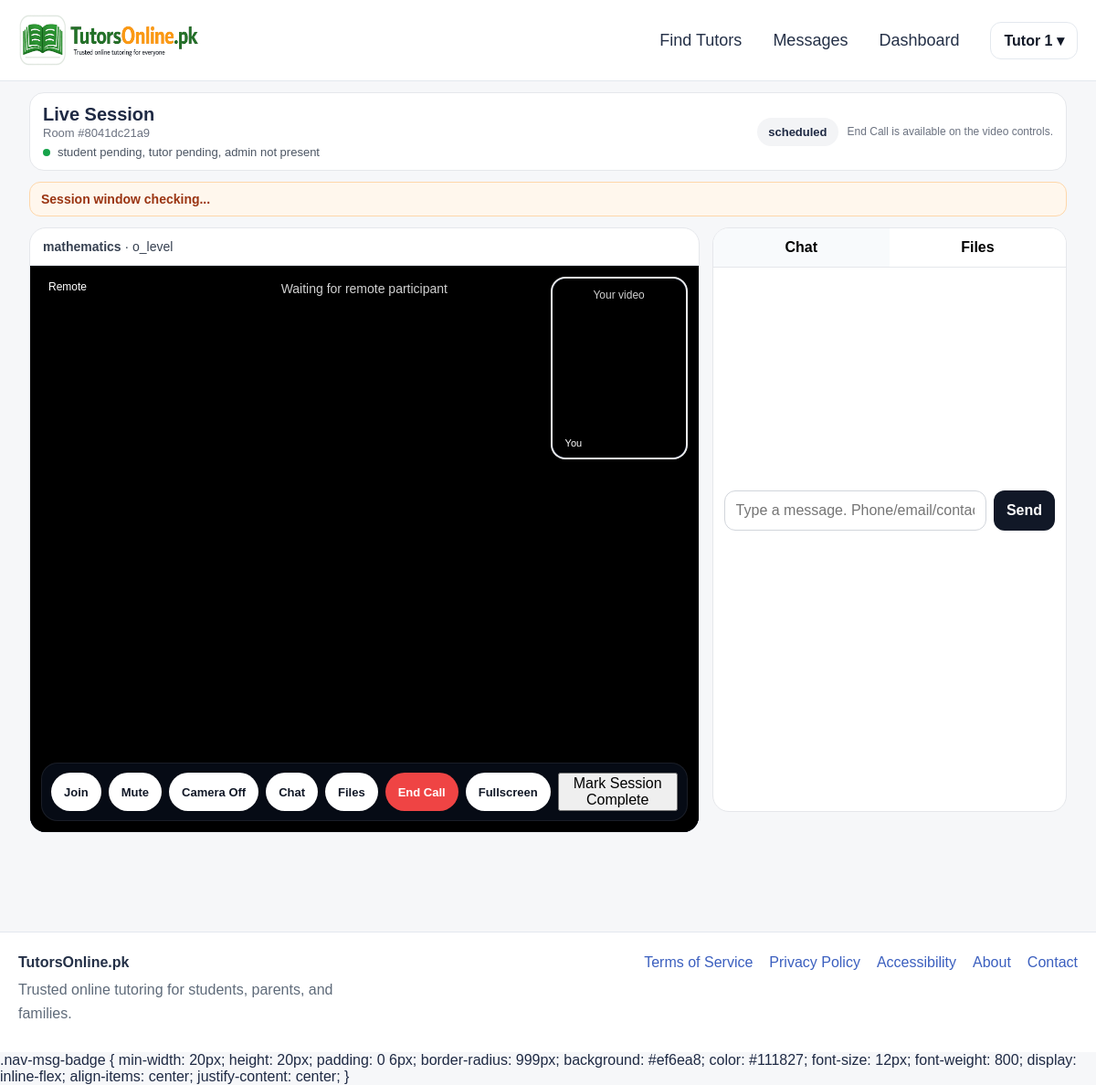
The app's page /live/16 (signed in) with its own data.
### app.py (models this page shows, shortened)
class User(UserMixin, db.Model):
    id = db.Column(db.Integer, primary_key=True)
    email = db.Column(db.String(120), unique=True, nullable=False)
    password_hash = db.Column(db.String(255), nullable=False)
    role = db.Column(db.String(20), nullable=False, default="student")
    full_name = db.Column(db.String(120), nullable=False)
    public_name = db.Column(db.String(120), nullable=False)
    qualification = db.Column(db.String(120), default="")
    subjects = db.Column(db.String(255), default="")
    class_levels = db.Column(db.String(255), default="")
    experience_years = db.Column(db.Integer, default=0)
    bio = db.Column(db.Text, default="")
    degree_title = db.Column(db.String(255), default="")
    degree_major = db.Column(db.String(255), default="")
    degree_institution = db.Column(db.String(255), default="")
    degree_year = db.Column(db.String(50), default="")
    degree_grade = db.Column(db.String(50), default="")
    previous_path_choice = db.Column(db.String(50), default="")
    mphil_title = db.Column(db.String(255), default="")
    mphil_major = db.Column(db.String(255), default="")
    mphil_institution = db.Column(db.String(255), default="")
    mphil_year = db.Column(db.String(50), default="")
    mphil_grade = db.Column(db.String(50), default="")
    mphil_additional_note = db.Column(db.String(255), default="")
    masters_title = db.Column(db.String(255), default="")
    masters_major = db.Column(db.String(255), default="")
    masters_institution = db.Column(db.String(255), default="")
    masters_year = db.Column(db.String(50), default="")
    masters_grade = db.Column(db.String(50), default="")
    masters_additional_note = db.Column(db.String(255), default="")
    bachelor_title = db.Column(db.String(255), default="")
    bachelor_major = db.Column(db.String(255), default="")
    bachelor_institution = db.Column(db.String(255), default="")
    bachelor_year = db.Column(db.String(50), default="")
    bachelor_grade = db.Column(db.String(50), default="")
    bachelor_additional_note = db.Column(db.String(255), default="")
    inter_program = db.Column(db.String(100), default="")
    inter_institution = db.Column(db.String(255), default="")
    inter_grade = db.Column(db.String(50), default="")
    inter_year = db.Column(db.String(50), default="")
    matric_program = db.Column(db.String(100), default="")
    matric_institution = db.Column(db.String(255), default="")
    matric_grade = db.Column(db.String(50), default="")
    matric_year = db.Column(db.String(50), default="")
    gender = db.Column(db.String(50), default="")
    city = db.Column(db.String(120), default="")
    main_subject = db.Column(db.String(120), default="")
    additional_subjects = db.Column(db.String(255), default="")
    student_level = db.Column(db.String(120), default="")
    student_subject_needed = db.Column(db.String(120), default="")
    preferred_tutor_gender = db.Column(db.String(50), default="")
    learning_mode = db.Column(db.String(50), default="")
    teaching_mode = db.Column(db.String(50), default="")
    hourly_rate = db.Column(db.Integer, default=0)
    mobile_number = db.Column(db.String(40), default="")
    cnic_number = db.Column(db.String(40), default="")
    profile_image = db.Column(db.String(255), default="")
    degree_file = db.Column(db.String(255), default="")
    additional_qualification_level = db.Column(db.String(80), default="")
    additional_qualification_title = db.Column(db.String(255), default="")
    additional_qualification_major = db.Column(db.String(255), default="")
    additional_qualification_institution = db.Column(db.String(255), default="")
    additional_qualification_year = db.Column(db.String(50), default="")
    additional_qualification_grade = db.Column(db.String(50), default="")
    additional_qualification_file = db.Column(db.String(255), default="")
    demo_video_url = db.Column(db.String(255), default="")
    demo_video_file = db.Column(db.String(255), default="")
    modest_profile = db.Column(db.Boolean, default=False)
    audio_only = db.Column(db.Boolean, default=False)
    is_active_user = db.Column(db.Boolean, default=True)
    is_verified_tutor = db.Column(db.Boolean, default=False)
    profile_stage = db.Column(db.String(40), default="basic_complete")
    verification_submitted_at = db.Column(db.DateTime)
    approved_at = db.Column(db.DateTime)
    rejected_at = db.Column(db.DateTime)
    admin_review_note = db.Column(db.Text, default="")
    is_public_tutor = db.Column(db.Boolean, default=False)
    tutor_category = db.Column(db.String(80), default="")
    bonus_credits = db.Column(db.Integer, default=0)
    total_earnings_pkr = db.Column(db.Integer, default=0)
    monthly_earnings_pkr = db.Column(db.Integer, default=0)
    sessions_completed = db.Column(db.Integer, default=0)
    rating_avg = db.Column(db.Float, default=0.0)
    rating_count = db.Column(db.Integer, default=0)
    credits_balance = db.Column(db.Integer, default=0)
    pending_payout_pkr = db.Column(db.Integer, default=0)
    payout_method = db.Column(db.String(30), default="bank")
    payout_account_title = db.Column(db.String(120), default="")
    payout_account_number = db.Column(db.String(120), default="")
    payout_iban = db.Column(db.String(64), default="")
    created_at = db.Column(db.DateTime, default=datetime.utcnow)
    bookings_as_student = db.relationship(
        "Booking",
        backref="student",
        lazy=True,
        foreign_keys="Booking.student_id",
    )
    bookings_as_tutor = db.relationship(
        "Booking",
        backref="tutor",
        lazy=True,
        foreign_keys="Booking.tutor_id",
    )
    @property
    def is_active(self):
        return self.is_active_user

class Booking(db.Model):
    id = db.Column(db.Integer, primary_key=True)
    student_id = db.Column(db.Integer, db.ForeignKey("user.id"), nullable=False)
    tutor_id = db.Column(db.Integer, db.ForeignKey("user.id"), nullable=False)
    subject = db.Column(db.String(120), nullable=False)
    class_level = db.Column(db.String(80), nullable=False)
    scheduled_at = db.Column(db.DateTime, nullable=False)
    duration_minutes = db.Column(db.Integer, default=60)
    credits_cost = db.Column(db.Integer, default=100)
    status = db.Column(db.String(30), default="scheduled")
    student_marked_complete = db.Column(db.Boolean, default=False)
    tutor_marked_complete = db.Column(db.Boolean, default=False)
    payout_released = db.Column(db.Boolean, default=False)
    reschedule_requested_at = db.Column(db.DateTime)
    proposed_scheduled_at = db.Column(db.DateTime)
    reschedule_status = db.Column(db.String(20), default="none")
    reschedule_note = db.Column(db.Text, default="")
    room_code = db.Column(db.String(50), default=lambda: uuid4().hex[:10])
    created_at = db.Column(db.DateTime, default=datetime.utcnow)

### app.py (the view)
@app.route("/live/<int:booking_id>", methods=["GET"])
@login_required
def live_session(booking_id):
    booking = Booking.query.get_or_404(booking_id)
    if current_user.role != "admin" and current_user.id not in [booking.student_id, booking.tutor_id]:
        flash("Unauthorized.", "danger")
        return redirect(url_for("dashboard"))
    window_status, allowed_start, allowed_end = booking_time_window_status(booking)
    if current_user.role != "admin" and window_status == "too_early":
        flash(
            f"Session will open 10 minutes before scheduled time: {booking.scheduled_at.strftime('%d %b %Y, %I:%M %p')}",
            "warning",
        )
        return redirect(url_for("dashboard"))
    if current_user.role != "admin" and window_status == "expired":
        flash("This session time has expired.", "warning")
        return redirect(url_for("dashboard"))
    window_status, allowed_start, allowed_end = booking_time_window_status(booking)
    if current_user.role != "admin" and window_status == "too_early":
        flash(
            f"Session will open 10 minutes before scheduled time: {booking.scheduled_at.strftime('%d %b %Y, %I:%M %p')}",
            "warning",
        )
        return redirect(url_for("dashboard"))
    if current_user.role != "admin" and window_status == "expired":
        flash("This session time has expired.", "warning")
        return redirect(url_for("dashboard"))
    log = LiveSessionLog.query.filter_by(booking_id=booking.id).first()
    return render_template(
        "live_session.html",
        booking=booking,
        log=log,
        window_status=window_status,
        allowed_start=allowed_start,
        allowed_end=allowed_end,
    )

### templates/live_session.html (shortened to what this page needs)
{% extends 'base.html' %}
{% block content %}
<section class="live-room-shell">
  <div class="session-topbar">
    <div class="session-meta">
      <div class="session-title">Live Session</div>
      <div class="session-subtitle">Room #{{ booking.room_code }}</div>
      <div class="session-status-line">
        <span class="status-dot"></span>
        <span id="participant-status">
          student {% if log and log.student_joined %}joined{% else %}pending{% endif %},
          tutor {% if log and log.tutor_joined %}joined{% else %}pending{% endif %},
          admin {% if log and log.admin_joined %}observing{% else %}not present{% endif %}
        </span>
      </div>
    </div>
    <div class="topbar-actions">
      <div class="booking-badge">
        <strong id="booking-status">{{ booking.status }}</strong>
      </div>
      <span class="topbar-note">End Call is available on the video controls.</span>
    </div>
  </div>
  <div id="session-timer-banner" class="observer-banner">
    Session window checking...
  </div>
  <div class="live-room-grid">
    <section class="video-stage-card">
      <div class="video-stage-header">
        <div><strong>{{ booking.subject }}</strong> · {{ booking.class_level }}</div>
      </div>
      <div class="video-stage">
        <div id="video-surface" class="video-surface">
          <div id="remote-player-main" class="remote-video-box is-empty">
            <div class="video-placeholder">Waiting for remote participant</div>
          </div>
          <div class="video-label remote-label">Remote</div>
          <div id="local-pip-wrap" class="local-pip-wrap" role="button" tabindex="0" aria-label="Move your video preview">
            <div id="local-player" class="local-pip is-empty">
              <div class="video-placeholder video-placeholder-small">
                {% if current_user.role == 'admin' %}
                  Admin observer
                {% else %}
                  Your video
                {% endif %}
              </div>
            </div>
            <div class="video-label pip-label">You</div>
          </div>
          <div class="call-controls call-controls-overlay">
            <button class="control-btn" id="join-btn" type="button" onclick="joinSession()">Join</button>
            <button class="control-btn" id="mute-btn" type="button" onclick="toggleMute()">Mute</button>
            <button class="control-btn" id="camera-btn" type="button" onclick="toggleCamera()">Camera Off</button>
            <button class="control-btn" type="button" onclick="activateTab('chat')">Chat</button>
            <button class="control-btn" type="button" onclick="activateTab('files')">Files</button>
            <button class="control-btn danger-btn" type="button" onclick="leaveSession()">End Call</button>
            <button class="control-btn" onclick="toggleFullscreen()">Fullscreen</button>
            <button id="completeSessionBtn" class="btn btn-success">
              Mark Session Complete
            </button>
          </div>
        </div>
      </div>
    </section>
    <section class="bottom-panel">
      <div class="panel-tabs">
        <button class="panel-tab active" id="tab-btn-chat" type="button" onclick="activateTab('chat')">Chat</button>
        <button class="panel-tab" id="tab-btn-files" type="button" onclick="activateTab('files')">Files</button>
      </div>
      <div class="panel-body">
        <div class="tab-content active" id="tab-chat">
          <div id="chat-box" class="chat-messages"></div>
          <div class="chat-compose">
            <input
              id="chat-input"
              name="message"
              type="text"
              placeholder="Type a message. Phone/email/contact-sharing is blocked."
            >
            <button type="button" onclick="sendMessage()">Send</button>
          </div>
        </div>
      </div>
    </section>
  </div>
</section>
{% endblock %}

### templates/base.html (shortened to what this page needs)
<!doctype html>
<html lang="en">
<head>
  <link rel="stylesheet" href="{{ url_for('static', filename='css/styles.css') }}">
</head>
<body>
  <header class="site-header">
    <div class="container nav-wrap">
      <a href="{{ url_for('index') }}" class="brand">
        <img src="{{ url_for('static', filename='images/logo.png') }}" alt="TutorsOnline.pk" class="brand-logo">
      </a>
     <nav class="main-nav">
      <a href="{{ url_for('tutors') }}">Find Tutors</a>
      {% if current_user.is_authenticated %}
        <a href="{{ url_for('messages_inbox') }}" class="nav-messages-link">
          Messages
        </a>
        <a href="{{ url_for('dashboard') }}">Dashboard</a>
        <div class="nav-user-dropdown">
          <button type="button" class="nav-user-trigger">
            {{ current_user.public_name or 'Account' }} ▾
          </button>
        </div>
      {% else %}
        <a href="{{ url_for('contact') }}">Contact</a>
        <a href="{{ url_for('login') }}">Login</a>
        <a href="{{ url_for('register') }}" class="nav-join-btn">Join</a>
      {% endif %}
    </nav>
    </div>
  </header>
  <main class="site-main">
    <div class="container">
      {% block content %}{% endblock %}
    </div>
  </main>
  <footer class="site-footer">
    <div class="container footer-wrap">
      <div class="footer-brand">
        <strong>TutorsOnline.pk</strong>
        <p>Trusted online tutoring for students, parents, and families.</p>
      </div>
      <div class="footer-links">
        <a href="{{ url_for('terms') }}">Terms of Service</a>
        <a href="{{ url_for('privacy') }}">Privacy Policy</a>
        <a href="{{ url_for('accessibility') }}">Accessibility</a>
        <a href="{{ url_for('about') }}">About</a>
        <a href="{{ url_for('contact') }}">Contact</a>
      </div>
    </div>
  </footer>
.nav-msg-badge {
  min-width: 20px;
  height: 20px;
  padding: 0 6px;
  border-radius: 999px;
  background: #ef6ea8;
  color: #111827;
  font-size: 12px;
  font-weight: 800;
  display: inline-flex;
  align-items: center;
  justify-content: center;
}
</body>
</html>

### records on screen
User: public_name "Tutor 1"
Booking: room_code "8041dc21a9", status "scheduled", subject "mathematics", class_level "o_level"
